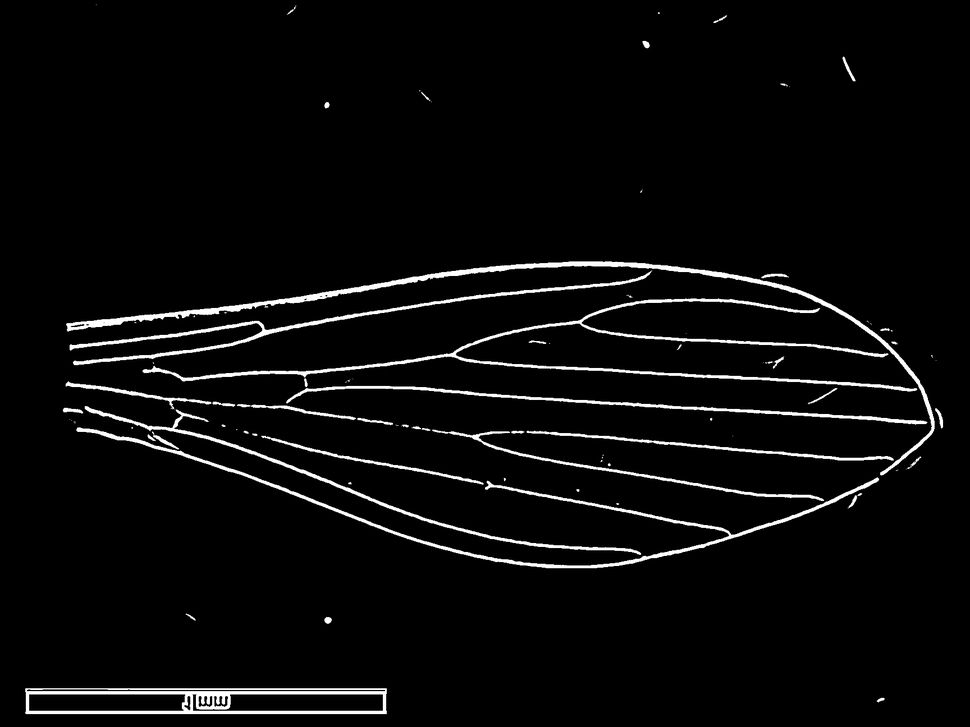
#> input picture img_bin.tif, 970 x 727 px, shrunk from 1728 x 1296 before the run
$ python -i image_processing.py   (imports and definitions only)   (older library calls are emulated)
#> lines starting #> are read from the running program, lines starting #| are printed output that depends on the picture; after the words box and inside, x2 and y2 are one past the last pixel; in counts of white or black regions, pixels touching at a corner belong together
#> further down, picture is the input picture: shape (727, 970, 3); min 0, max 255, mean 9.9

import cv2
import os
import sys
import numpy as np
from os.path import basename
from matplotlib import pyplot as plt


# RGB to Gray
def rgb2gray(image):
    gray_image = cv2.cvtColor(image, cv2.COLOR_BGR2GRAY)
    return gray_image
# [13 lines of commented-out code are left out]

# [40 lines left out: functions fast_corner, harris_detection, shi_tomashi_corner_detection, not called in this run]


def rgb2bin(image,option):
    # [4 lines of commented-out code are left out]
    gray_image = rgb2gray(image)
    gray_image = cv2.GaussianBlur(gray_image,(7,7),1)
    result = gray_image
    if option is 'global':
        retval, result = cv2.threshold(gray_image, 12, 255, cv2.THRESH_BINARY)
    elif option is 'mean':
        result = cv2.adaptiveThreshold(gray_image, 255, cv2.ADAPTIVE_THRESH_MEAN_C, \
                                        cv2.THRESH_BINARY, 11, 2)
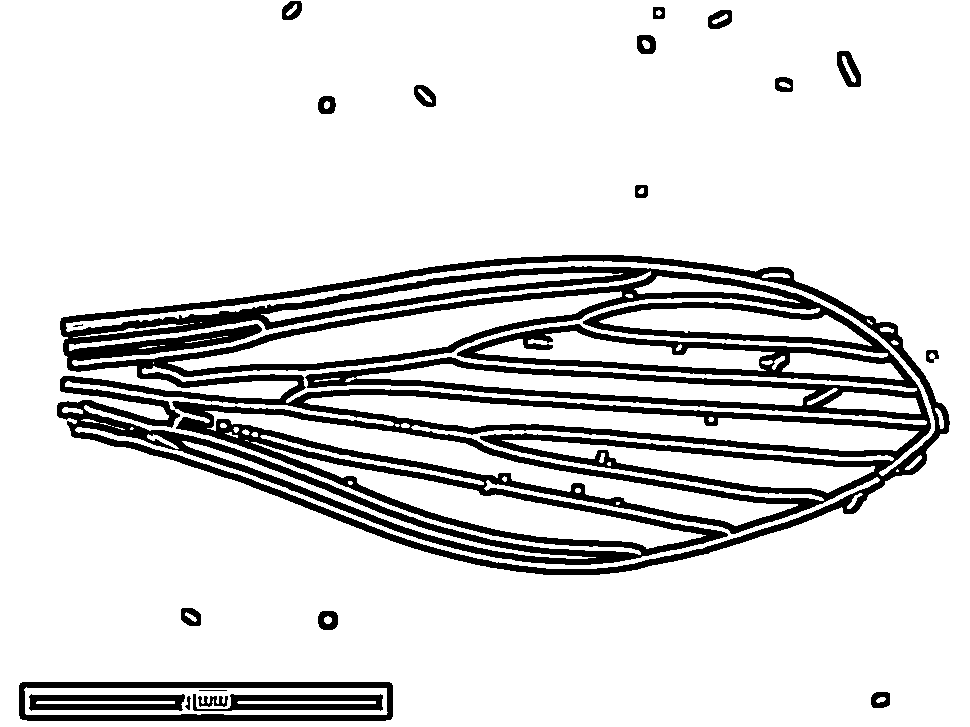
#> result: shape (727, 970); 85.4% white; 21 black regions (1 under 20 px), largest, box (x1, y1, x2, y2) and area: (57, 255, 950, 575) 90904, (19, 682, 393, 721) 4813, (193, 694, 383, 711) 1992
    elif option is 'gaussian':
        result = cv2.adaptiveThreshold(gray_image, 255, cv2.ADAPTIVE_THRESH_GAUSSIAN_C,\
                                        cv2.THRESH_BINARY, 11, 2)
    return result

#END RGB to Binary
# [9 lines left out: function gray2bin, not called in this run]

#Skeletonization
def findSkele(image):
    image = rgb2bin(image,'mean')
    size = np.size(image)
#> size = 705190
    skel = np.zeros(image.shape,np.uint8)
    element = cv2.getStructuringElement(cv2.MORPH_CROSS,(3,3))
    isFinished = False
    image_inv = cv2.bitwise_not(image)
    while (not isFinished) :
        eroded = cv2.erode(image_inv,element)
        temp = cv2.dilate(eroded,element)
        temp = cv2.subtract(image_inv,temp)
        skel = cv2.bitwise_or(skel,temp)
        image_inv = eroded.copy()

        #zeros = size -
        if cv2.countNonZero(image_inv) == 0:
            isFinished = True
#> this loop made 8 passes
#> pass 1, in findSkele, `eroded = cv2.erode(image_inv,element)`:
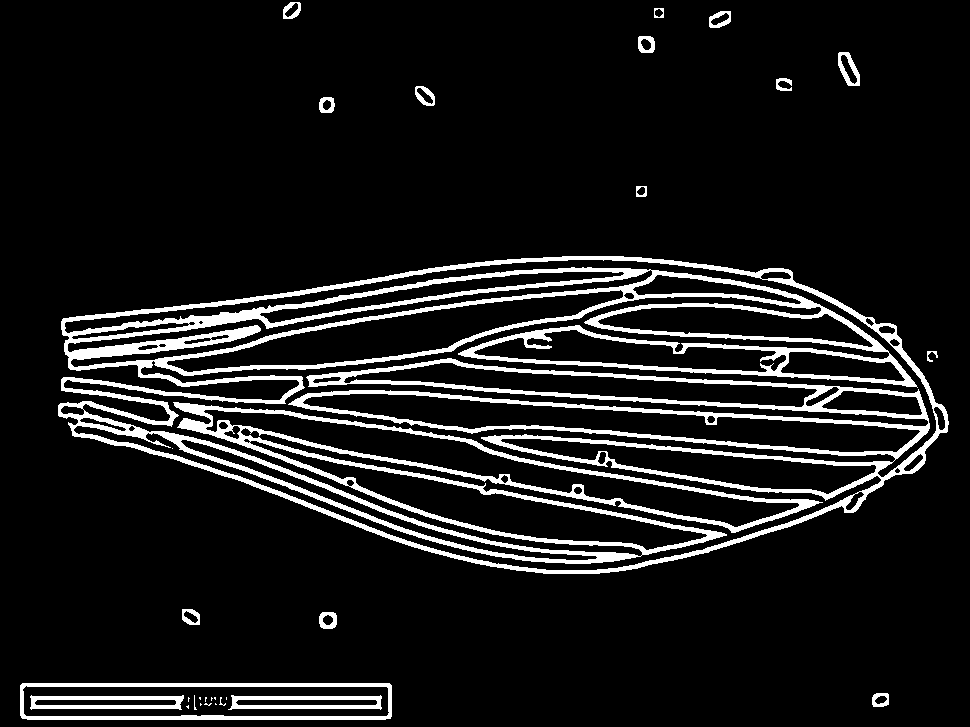
#> eroded: shape (727, 970); 10.1% white; 30 white regions (13 under 20 px), largest, box (x1, y1, x2, y2) and area: (58, 256, 949, 574) 63352, (20, 683, 392, 720) 3224, (30, 695, 184, 710) 1275
#> after the loop: eroded: shape (727, 970); every value is 0
#> after the loop:
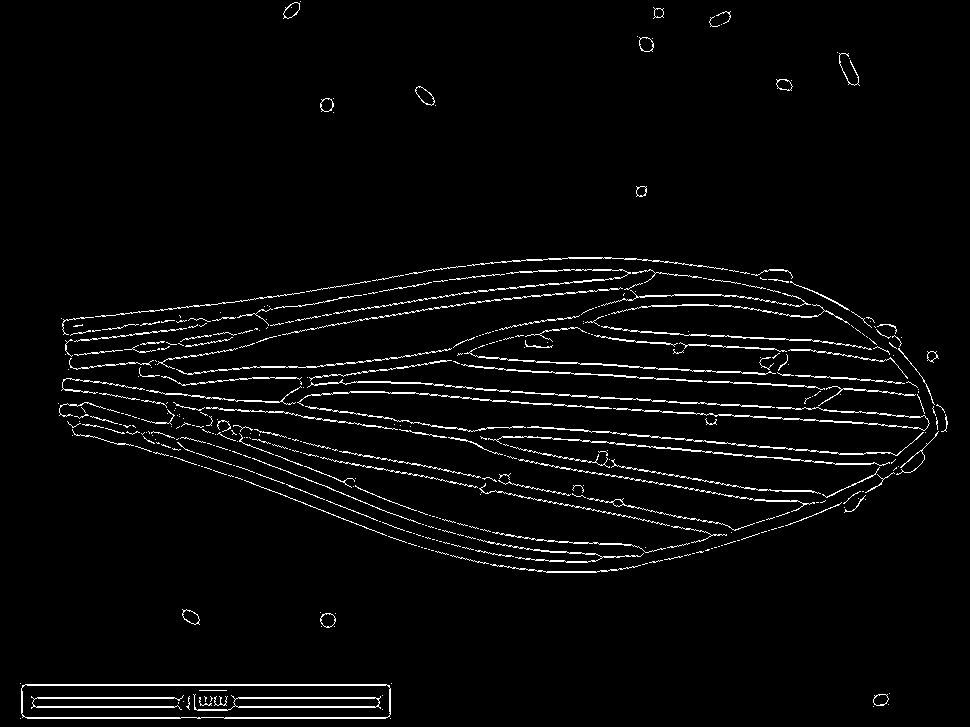
#> skel: shape (727, 970); 3.3% white in thin lines or dots
    contour,hier = cv2.findContours(skel,cv2.RETR_CCOMP,cv2.CHAIN_APPROX_SIMPLE)
#> contour = 455 contours, 379 with area under 20; largest, box (x1, y1, x2, y2) and area: (21, 684, 391, 719) 12474, (21, 684, 391, 719) 11748, (193, 694, 381, 711) 1462, (233, 697, 380, 708) 1151, (307, 379, 775, 408) 350
    for cnt in contour:
        cv2.drawContours(skel,[cnt],0,255,-1)
#> this loop made 455 passes
#> cnt on passes 1 to 3: [[390, 718]], [[20, 718]], [[382, 709]]
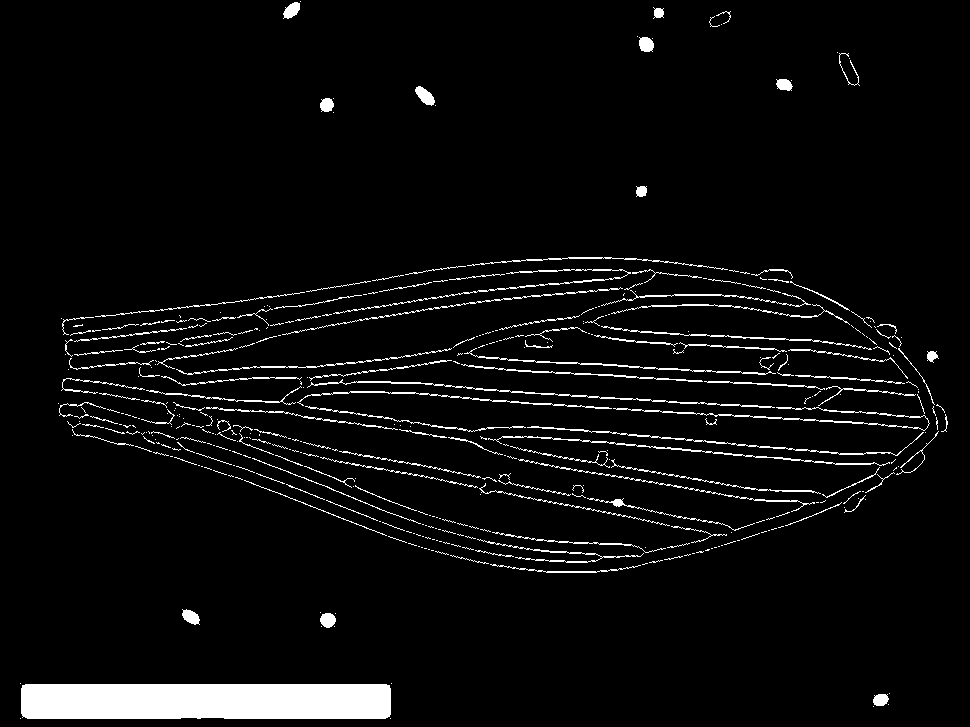
#> skel: shape (727, 970); 4.9% white; 428 white regions (281 under 20 px), largest, box (x1, y1, x2, y2) and area: (21, 684, 391, 719) 12874, (307, 379, 775, 408) 820, (613, 407, 930, 431) 771

    #Fill Holes: connect broken line
    kernel = np.ones((7,7), np.uint8)
    d_im = cv2.dilate(skel, kernel)
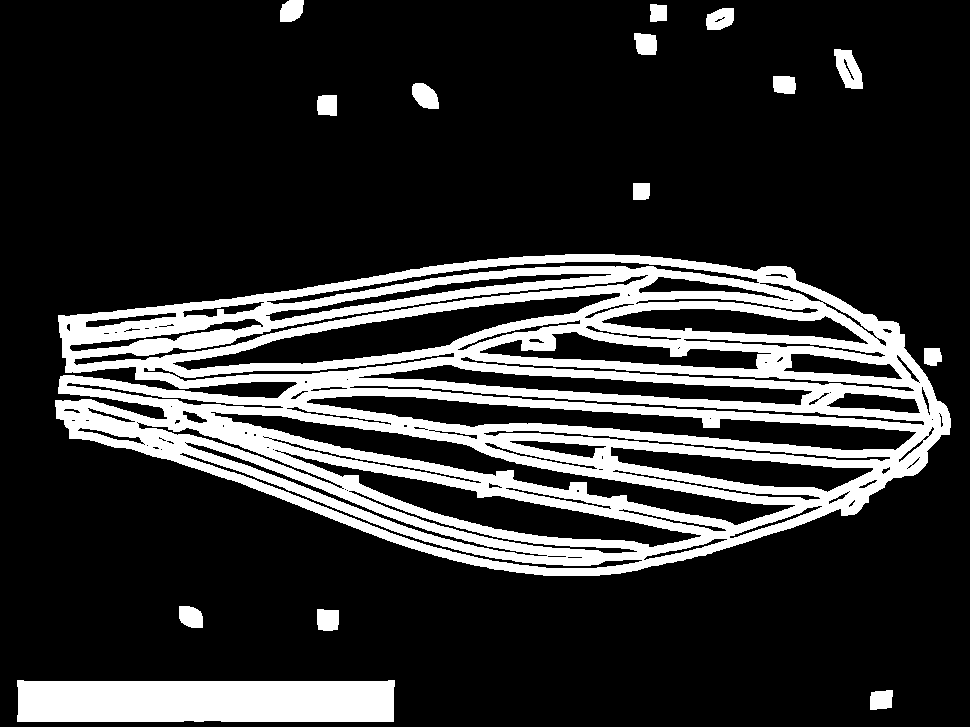
#> d_im: shape (727, 970); 20.2% white; 15 white regions, largest, box (x1, y1, x2, y2) and area: (55, 254, 951, 576) 121256, (17, 680, 395, 722) 15422, (834, 49, 863, 89) 738
    result = cv2.erode(d_im, kernel)
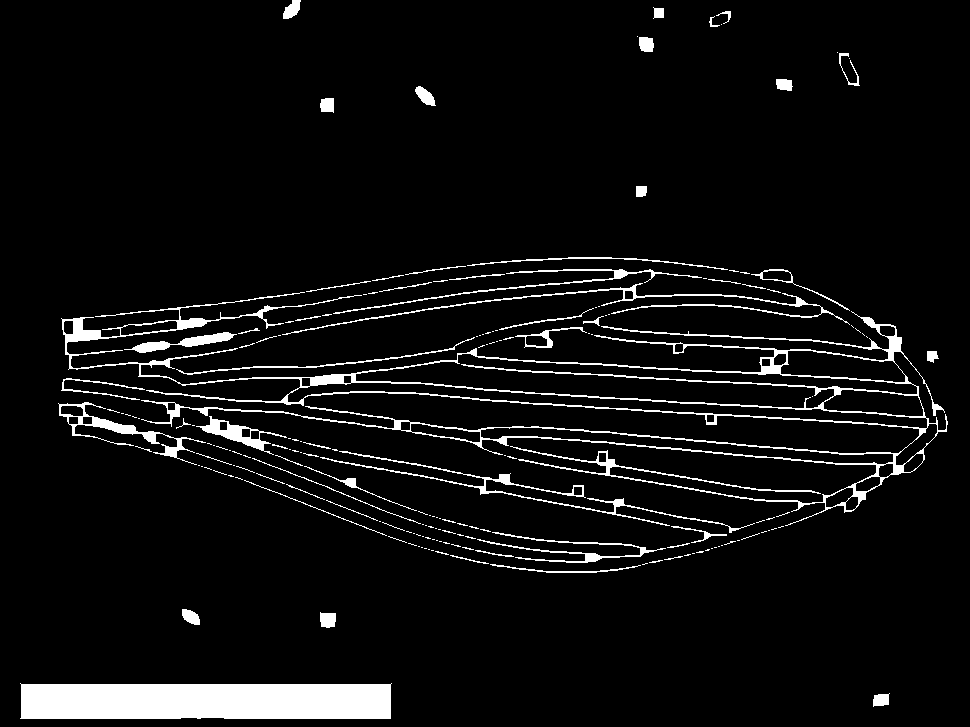
#> result: shape (727, 970); 6% white; 184 white regions (120 under 20 px), largest, box (x1, y1, x2, y2) and area: (61, 292, 948, 526) 14792, (20, 683, 392, 719) 12914, (320, 451, 755, 533) 1606
    result = cv2.bitwise_not(result)
    return result
#END SKeleton

#Conner Detection


#Image Erode multiple
# [10 lines left out: function imageErode, not called in this run]
#END Eroding

# Main
# [1 line not run here, left out]
filename = basename(sys.argv[1])
# [1 line that did not run here, left out]
# [24 lines not run here, left out]
#cv2.imshow("Result",result)
#cv2.waitKey(0)
resultPath =os.path.join(os.path.dirname(os.path.abspath(sys.argv[1])),'temp_'+filename)
# [2 lines not run here, left out]

>>> import cv2
>>> picture = cv2.cvtColor(cv2.imread('img_bin.tif'), cv2.COLOR_BGR2RGB)
>>> result = findSkele(picture)

$ run again, on test_landmark.tif
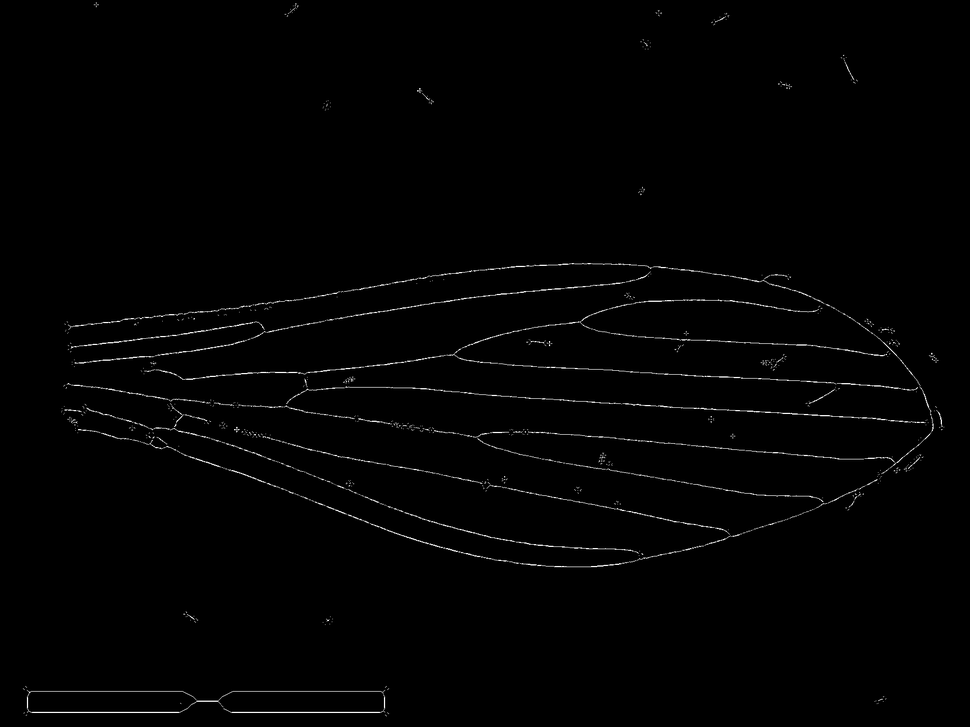
#> input picture test_landmark.tif, 970 x 727 px, shrunk from 1728 x 1296 before the run
#> picture is the input picture: shape (727, 970, 3); min 0, max 255, mean 2.5
#> in rgb2bin, `result = cv2.adaptiveThreshold(gray_image, 255, cv2.ADAPTIVE_THRESH_ME..`:
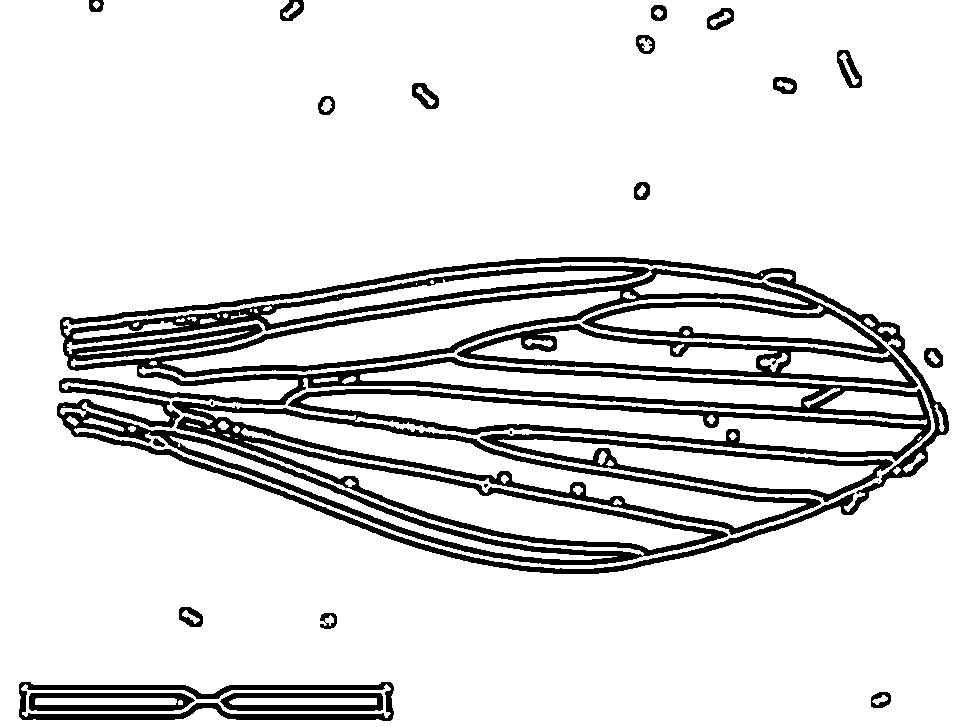
#> result: shape (727, 970); 87.1% white; 25 black regions (5 under 20 px), largest, box (x1, y1, x2, y2) and area: (57, 257, 949, 574) 74587, (480, 434, 893, 502) 4497, (19, 682, 394, 721) 4444
#> size = 705190
#> contour = 400 contours, 328 with area under 20; largest, box (x1, y1, x2, y2) and area: (19, 682, 393, 720) 354, (245, 437, 727, 554) 353, (413, 84, 438, 108) 276, (708, 9, 733, 29) 265, (413, 84, 438, 108) 264
#> the loop in findSkele, `for cnt in contour:` made 400 passes
#> cnt on passes 1 to 3: [[383, 713], [382, 714]], [[28, 713], [29, 714]], [[382, 709]]
#> d_im: shape (727, 970); 20% white; 16 white regions, largest, box (x1, y1, x2, y2) and area: (55, 256, 951, 575) 122762, (16, 679, 396, 723) 11617, (834, 48, 864, 91) 813
#> in findSkele, `result = cv2.erode(d_im, kernel)`:
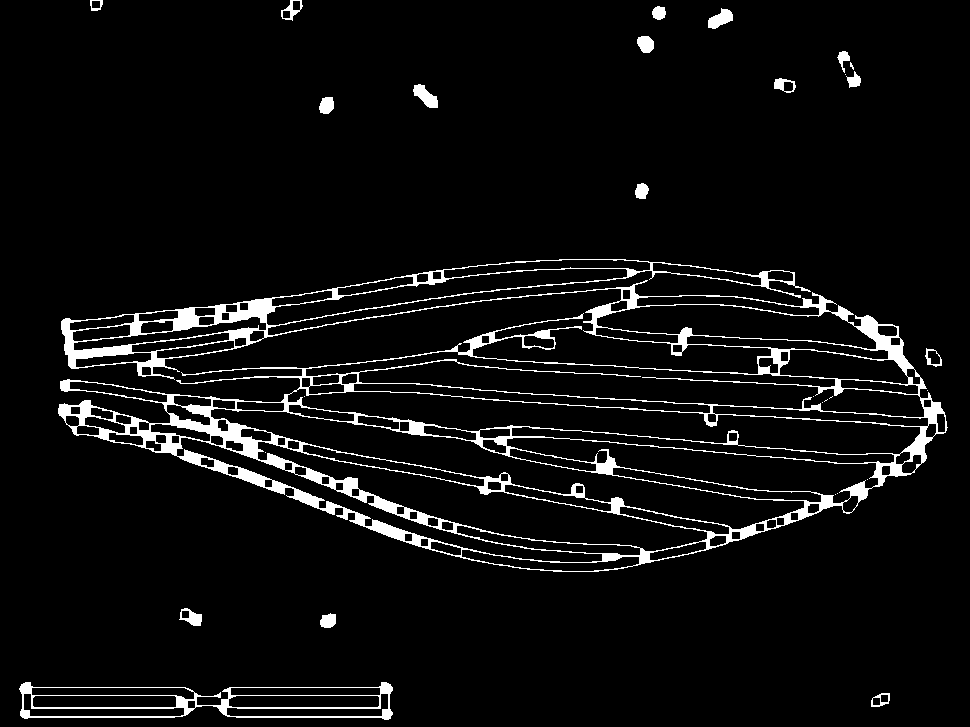
#> result: shape (727, 970); 5.6% white; 29 white regions (12 under 20 px), largest, box (x1, y1, x2, y2) and area: (58, 259, 948, 572) 33816, (19, 682, 393, 720) 2870, (413, 84, 438, 108) 331
